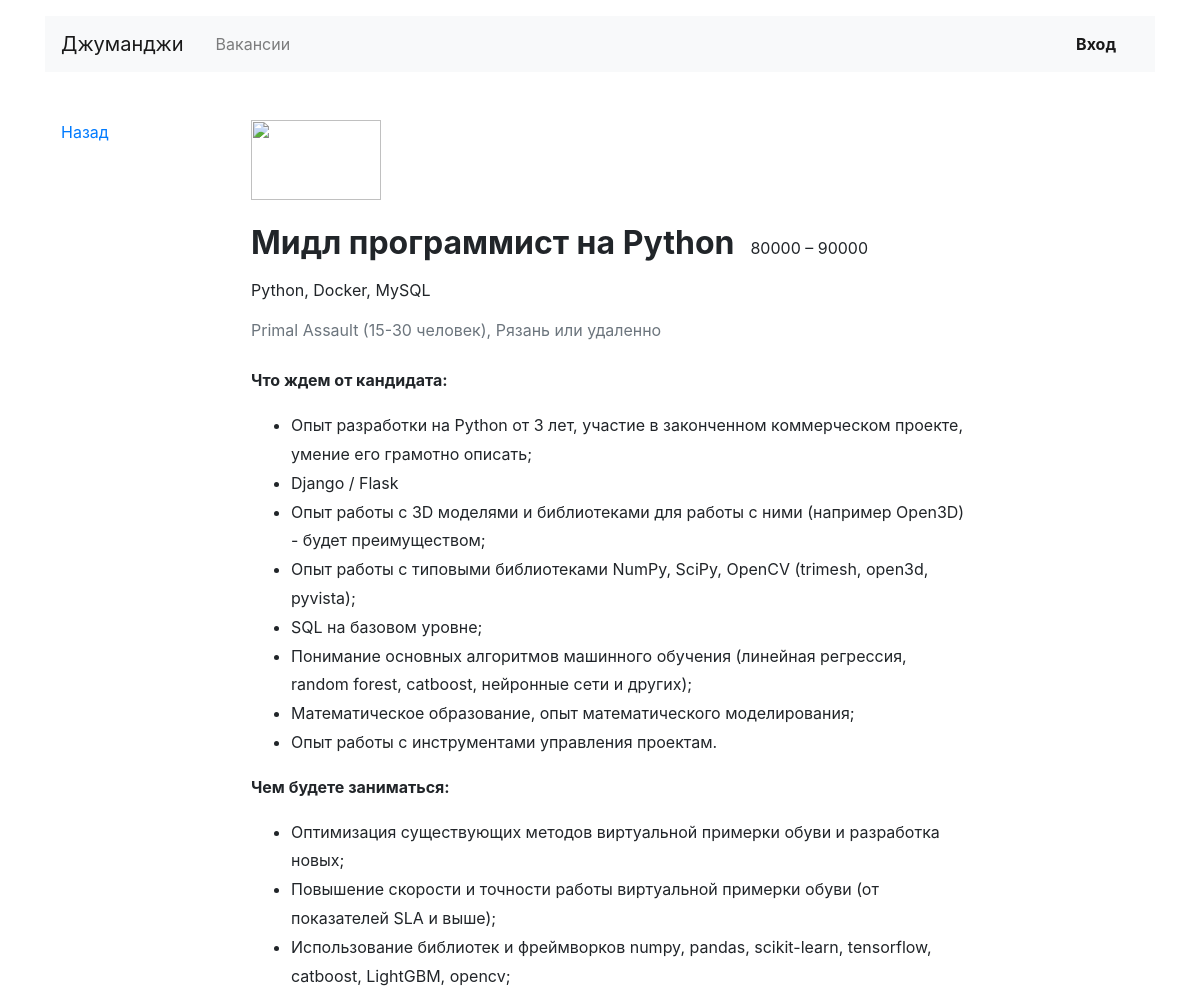
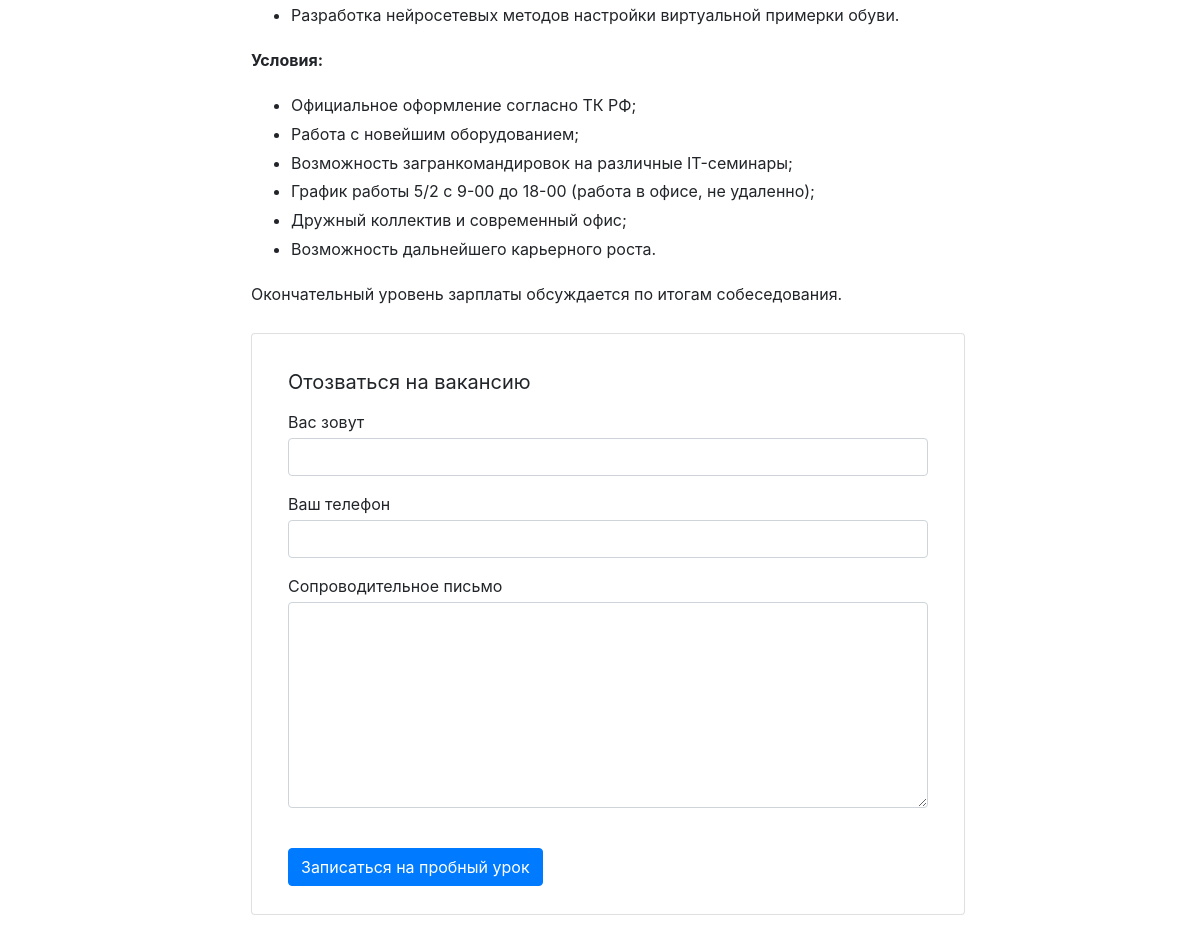
The app's page /vacancies/4/ with its own data (2 pictures, top to bottom).
### vacancies/models.py (models this page shows)
class Vacancy(models.Model):
    title = models.CharField(max_length=300)
    skills = models.CharField(max_length=1200)
    description = models.CharField(max_length=3000)
    salary_min = models.IntegerField()
    salary_max = models.IntegerField()
    published_at = models.DateTimeField(auto_now_add=True)
    specialty = models.ForeignKey(Specialty, on_delete=models.CASCADE, null=True, blank=True, related_name='vacancies')
    company = models.ForeignKey(Company, on_delete=models.CASCADE, null=True, blank=True, related_name='vacancies')
    def __str__(self):
        return f'{self.title}'

### vacancies/views.py (the view)
# urls.py: path('vacancies/<int:vacancy_id>/', vacancy_view),
def vacancy_view(request, vacancy_id):
    try:
        vacancy_data = Vacancy.objects.get(id=vacancy_id)
        print(vacancy_data)
        context = {
            'vacancy': vacancy_data
        }
    except KeyError:
        raise Http404(f"Компания с id {vacancy_id} не найдена")
    return render(request, 'vacancies/vacancy.html', context=context)

### vacancies/templates/vacancies/vacancy.html (shortened to what this page needs)
{% extends 'base.html' %}
{% block content %}
  <main class="container mt-3 pb-5">
    <div class="row mt-5">
      <div class="col-12 col-lg-2">
        <div class="pl-3 mb-5">
          <p><a href="{{ request.META.HTTP_REFERER }}">Назад</a></p>
        </div>
      </div>
      <div class="col-12 col-lg-8">
        <section class="pl-3">
          <a href="#"><img src="https://place-hold.it/130x80" width="130" height="80" alt=""></a>
          <div class="d-flex align-items-baseline align-content-baseline">
            <h1 class="h2 mt-4 font-weight-bold" >{{ vacancy.title }}</h1>
            <p class="m-0 pl-3">{{ vacancy.salary_min }} – {{ vacancy.salary_max }}</p>
          </div>
          <p class="mt-2">{{ vacancy.skills }}</p>
          <p class="text-muted mb-4">Primal Assault (15-30 человек), Рязань или удаленно</p>
          <div style="line-height: 1.8;">
              {{ vacancy.description|safe }}
          </div>
          <form action="/echo" class="card mt-4 mb-3" enctype="multipart/form-data">
            <div class="card-body mx-3">
              <p class="h5 mt-3 font-weight-normal">Отозваться на вакансию</p>
              <div class="form-group">
                <label class="mb-1 mt-2" for="userName">Вас зовут</label>
                <input class="form-control" type="text" placeholder="" id="userName">
              </div>
              <div class="form-group">
                <label class="mb-1" for="userPhone">Ваш телефон</label>
                <input class="form-control" type="tel" placeholder="" id="userPhone">
              </div>
              <div class="form-group">
                <label class="mb-1" for="userMsg" >Сопроводительное письмо</label>
                <textarea class="form-control" rows="8" id="userMsg"></textarea>
              </div>
              <input type="submit" class="btn btn-primary mt-4 mb-2" value="Записаться на пробный урок">
            </div>
          </form>
        </section>
      </div>
    </div>
  </main>
{% endblock content %}

### records on screen
Vacancy: title "Мидл программист на Python", salary_min "80000", salary_max "90000", skills "Python, Docker, MySQL", description "Что ждем от кандидата: Опыт разработки на Python от 3 лет, участие в законченном коммерческом проекте, умение его грамотно описать; Django / Flask Опыт работы с 3D моделями и библиотеками для работы с ними (например Open3D) - будет преимуществом; Опыт работы с типовыми библиотеками NumPy, SciPy, OpenCV (trimesh, open3d, pyvista); SQL на базовом уровне; Понимание основных алгоритмов машинного обучения (линейная регрессия, random forest, catboost, нейронные сети и других); Математическое образование, опыт математического моделирования; Опыт работы с инструментами управления проектам. Чем будете заниматься: Оптимизация существующих методов виртуальной примерки обуви и разработка новых;…"
